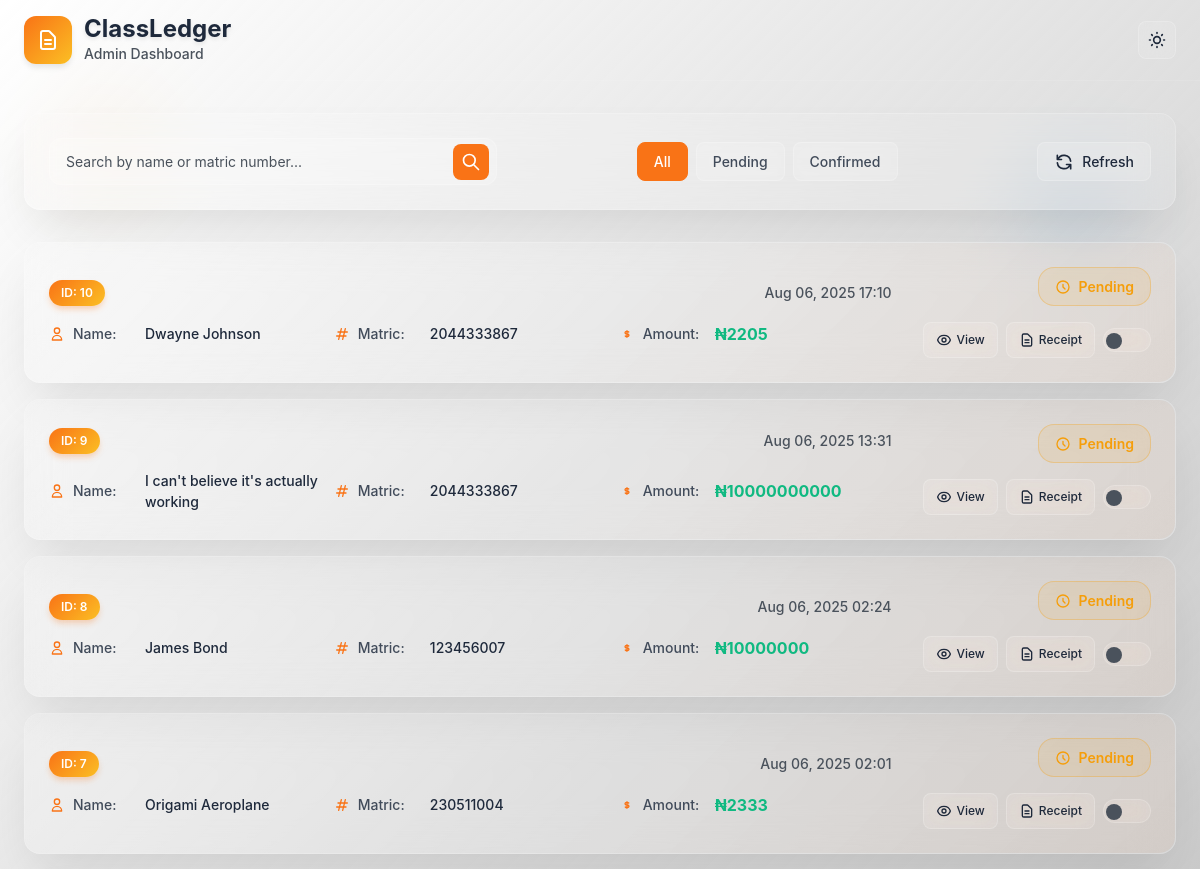
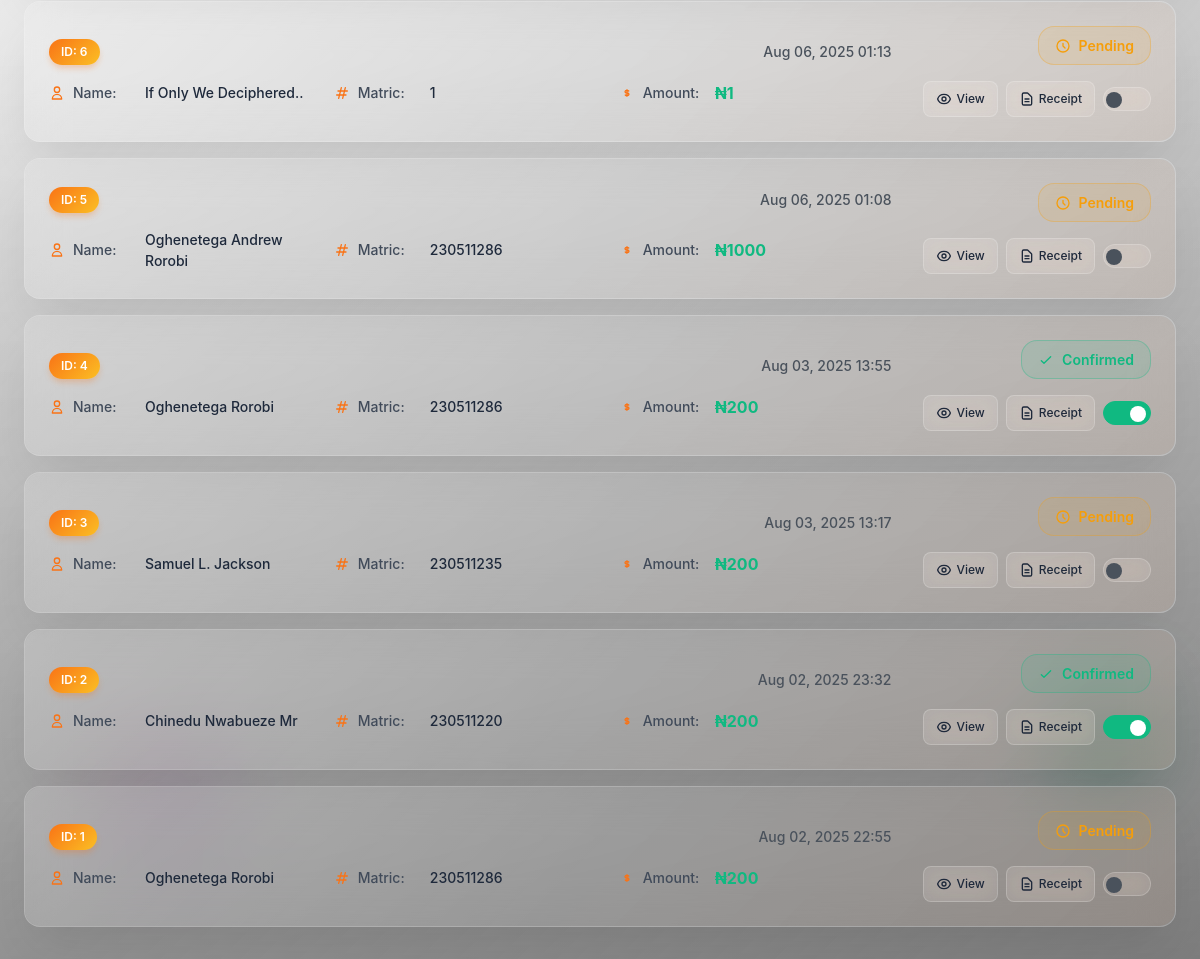
/admin-dashboard/ (signed in), run on the app's committed database (2 pictures, top to bottom).
### main/models.py (models this page shows)
class Payment(models.Model):
    name = models.CharField(max_length=100, null=False, blank=False)
    matric_number = models.BigIntegerField(null=False, blank=False)
    amount = models.IntegerField(null=False, blank=False)
    reason = models.CharField(max_length=200, null=True, blank=True)
    receipt = models.ImageField(upload_to='receipt_images', null=False, blank=False)
    confirmed = models.BooleanField(default=False)
    timestamp = models.DateTimeField(auto_now_add=True)
    class Meta:
        ordering = ['-timestamp']

### admin_dashboard/views.py (the view)
# urls.py: path('', views.dashboard_view, name='dashboard'),
@login_required
def dashboard_view(request):
    search_query = request.GET.get('search', '')
    status_filter = request.GET.get('status', 'all')
    payments = Payment.objects.all()
    if search_query:
        payments = payments.filter(
            Q(name__icontains=search_query) |
            Q(matric_number__icontains=search_query)
        )
    if status_filter == 'confirmed':
        payments = payments.filter(confirmed=True)
    elif status_filter == 'pending':
        payments = payments.filter(confirmed=False)
    paginator = Paginator(payments, 20)  # Show 20 payments per page
    page_number = request.GET.get('page')
    page_obj = paginator.get_page(page_number)
    total_payments = Payment.objects.count()
    confirmed_payments = Payment.objects.filter(confirmed=True).count()
    pending_payments = Payment.objects.filter(confirmed=False).count()
    total_amount = sum(payment.amount for payment in Payment.objects.filter(confirmed=True))
    context = {
        'page_obj': page_obj,
        'search_query': search_query,
        'status_filter': status_filter,
        'stats': {
            'total': total_payments,
            'confirmed': confirmed_payments,
            'pending': pending_payments,
            'total_amount': total_amount,
        }
    }
    return render(request, 'admin_dashboard/dashboard.html', context)

### admin_dashboard/templates/admin_dashboard/dashboard.html (shortened to what this page needs)
<!DOCTYPE html>
<html lang="en">
<head>
    <script src="https://cdn.tailwindcss.com"></script>
    {% load static %}
    <link rel="stylesheet" href="{% static 'admin_dashboard/css/dashboard.css' %}">
</head>
<body class="min-h-screen relative overflow-x-hidden transition-colors duration-300">
    <div class="background-container">
        <div class="background-overlay"></div>
        <div class="background-gradient"></div>
    </div>
    <div class="decorative-elements">
        <div class="floating-element floating-1"></div>
        <div class="floating-element floating-2"></div>
        <div class="floating-element floating-3"></div>
        <div class="floating-element floating-4"></div>
    </div>
    <nav class="relative z-20 px-6 py-4 border-b border-white/10">
        <div class="max-w-7xl mx-auto flex items-center justify-between">
            <div class="flex items-center space-x-3">
                <div class="logo-container">
                    <svg class="w-6 h-6 text-white" fill="none" stroke="currentColor" viewBox="0 0 24 24">
                        <path stroke-linecap="round" stroke-linejoin="round" stroke-width="2" d="M9 12h6m-6 4h6m2 5H7a2 2 0 01-2-2V5a2 2 0 012-2h5.586a1 1 0 01.707.293l5.414 5.414a1 1 0 01.293.707V19a2 2 0 01-2 2z"></path>
                    </svg>
                </div>
                <div>
                    <span class="nav-brand">ClassLedger</span>
                    <span class="nav-subtitle">Admin Dashboard</span>
                </div>
            </div>
            <button id="themeToggle" class="theme-toggle" title="Toggle theme">
            </button>
        </div>
    </nav>
    <div class="relative z-10 max-w-7xl mx-auto px-6 py-8">
        <div class="mb-8">
            <div class="glass-card p-6">
                <div class="flex flex-col md:flex-row gap-4 items-center justify-between">
                    <div class="flex-1 max-w-md">
                        <form method="GET" class="relative">
                            <input
                                type="text"
                                name="search"
                                value="{{ search_query }}"
                                placeholder="Search by name or matric number..."
                                class="search-input"
                            >
                            <button type="submit" class="search-btn">
                                <svg class="w-5 h-5" fill="none" stroke="currentColor" viewBox="0 0 24 24">
                                    <path stroke-linecap="round" stroke-linejoin="round" stroke-width="2" d="M21 21l-6-6m2-5a7 7 0 11-14 0 7 7 0 0114 0z"></path>
                                </svg>
                            </button>
                        </form>
                    </div>
                    <div class="flex gap-2">
                        <a href="?search={{ search_query }}&status=all"
                           class="filter-btn {% if status_filter == 'all' %}active{% endif %}">
                            All
                        </a>
                        <a href="?search={{ search_query }}&status=pending"
                           class="filter-btn {% if status_filter == 'pending' %}active{% endif %}">
                            Pending
                        </a>
                        <a href="?search={{ search_query }}&status=confirmed"
                           class="filter-btn {% if status_filter == 'confirmed' %}active{% endif %}">
                            Confirmed
                        </a>
                    </div>
                    <button id="refreshBtn" class="refresh-btn">
                        <svg class="w-5 h-5" fill="none" stroke="currentColor" viewBox="0 0 24 24">
                            <path stroke-linecap="round" stroke-linejoin="round" stroke-width="2" d="M4 4v5h.582m15.356 2A8.001 8.001 0 004.582 9m0 0H9m11 11v-5h-.581m0 0a8.003 8.003 0 01-15.357-2m15.357 2H15"></path>
                        </svg>
                        Refresh
                    </button>
                </div>
            </div>
        </div>
        <div class="space-y-4" id="paymentsList">
            {% for payment in page_obj %}
            <div class="payment-card" data-payment-id="{{ payment.id }}">
                <div class="card-gradient"></div>
                <div class="payment-card-content">
                    <div class="payment-info">
                        <div class="payment-header">
                            <div class="payment-id">ID: {{ payment.id }}</div>
                            <div class="payment-timestamp">{{ payment.timestamp|date:"M d, Y H:i" }}</div>
                        </div>
                        <div class="payment-details">
                            <div class="detail-row">
                                <svg class="detail-icon" fill="none" stroke="currentColor" viewBox="0 0 24 24">
                                    <path stroke-linecap="round" stroke-linejoin="round" stroke-width="2" d="M16 7a4 4 0 11-8 0 4 4 0 018 0zM12 14a7 7 0 00-7 7h14a7 7 0 00-7-7z"></path>
                                </svg>
                                <span class="detail-label">Name:</span>
                                <span class="detail-value">{{ payment.name }}</span>
                            </div>
                            <div class="detail-row">
                                <svg class="detail-icon" fill="none" stroke="currentColor" viewBox="0 0 24 24">
                                    <path stroke-linecap="round" stroke-linejoin="round" stroke-width="2" d="M7 20l4-16m2 16l4-16M6 9h14M4 15h14"></path>
                                </svg>
                                <span class="detail-label">Matric:</span>
                                <span class="detail-value">{{ payment.matric_number }}</span>
                            </div>
                            <div class="detail-row">
                                <svg class="detail-icon" fill="none" stroke="currentColor" viewBox="0 0 24 24">
                                    <path stroke-linecap="round" stroke-linejoin="round" stroke-width="2" d="M12 8c-1.657 0-3 .895-3 2s1.343 2 3 2 3 .895 3 2-1.343 2-3 2m0-8c1.11 0 2.08.402 2.599 1M12 8V7m0 1v8m0 0v1m0-1c-1.11 0-2.08-.402-2.599-1"></path>
                                </svg>
                                <span class="detail-label">Amount:</span>
                                <span class="detail-value amount">₦{{ payment.amount }}</span>
                            </div>
                        </div>
                    </div>
                    <div class="payment-actions">
                        <div class="status-section">
                            <div class="status-badge {% if payment.confirmed %}confirmed{% else %}pending{% endif %}">
                                {% if payment.confirmed %}
                                    <svg class="status-icon" fill="none" stroke="currentColor" viewBox="0 0 24 24">
                                        <path stroke-linecap="round" stroke-linejoin="round" stroke-width="2" d="M5 13l4 4L19 7"></path>
                                    </svg>
                                    Confirmed
                                {% else %}
                                    <svg class="status-icon" fill="none" stroke="currentColor" viewBox="0 0 24 24">
                                        <path stroke-linecap="round" stroke-linejoin="round" stroke-width="2" d="M12 8v4l3 3m6-3a9 9 0 11-18 0 9 9 0 0118 0z"></path>
                                    </svg>
                                    Pending
                                {% endif %}
                            </div>
                        </div>
                        <div class="action-buttons">
                            <button class="action-btn view-btn" onclick="viewPaymentDetails({{ payment.id }})">
                                View
                            </button>
                            <a href="{{ payment.receipt.url }}" target="_blank">
                              <button class="action-btn receipt-btn">
                                  <svg class="w-4 h-4" fill="none" stroke="currentColor" viewBox="0 0 24 24">
                                      <path stroke-linecap="round" stroke-linejoin="round" stroke-width="2" d="M9 12h6m-6 4h6m2 5H7a2 2 0 01-2-2V5a2 2 0 012-2h5.586a1 1 0 01.707.293l5.414 5.414a1 1 0 01.293.707V19a2 2 0 01-2 2z"></path>
                                  </svg>
                                  Receipt
                              </button>
                            </a>
                            <label class="confirmation-toggle">
                                <span class="toggle-slider"></span>
                            </label>
                        </div>
                    </div>
                </div>
            </div>
            {% endfor %}
        </div>
    </div>
</body>
</html>

### data on the page
Payment: id "10", timestamp "Aug 06, 2025 17:10", name "Dwayne Johnson", matric_number "2044333867", amount "2205", confirmed False (drawn)
Payment: id "9", timestamp "Aug 06, 2025 13:31", name "I can't believe it's actually working", matric_number "2044333867", amount "10000000000", confirmed False (drawn)
Payment: id "8", timestamp "Aug 06, 2025 02:24", name "James Bond", matric_number "123456007", amount "10000000", confirmed False (drawn)
Payment: id "7", timestamp "Aug 06, 2025 02:01", name "Origami Aeroplane", matric_number "230511004", amount "2333", confirmed False (drawn)
Payment: id "6", timestamp "Aug 06, 2025 01:13", name "If Only We Deciphered..", matric_number "1", amount "1", confirmed False (drawn)
Payment: id "5", timestamp "Aug 06, 2025 01:08", name "Oghenetega Andrew Rorobi", matric_number "230511286", amount "1000", confirmed False (drawn)
Payment: id "4", timestamp "Aug 03, 2025 13:55", name "Oghenetega Rorobi", matric_number "230511286", amount "200", confirmed True (drawn)
Payment: id "3", timestamp "Aug 03, 2025 13:17", name "Samuel L. Jackson", matric_number "230511235", amount "200", confirmed False (drawn)
Payment: id "2", timestamp "Aug 02, 2025 23:32", name "Chinedu Nwabueze Mr", matric_number "230511220", amount "200", confirmed True (drawn)
Payment: id "1", timestamp "Aug 02, 2025 22:55", name "Oghenetega Rorobi", matric_number "230511286", amount "200", confirmed False (drawn)
